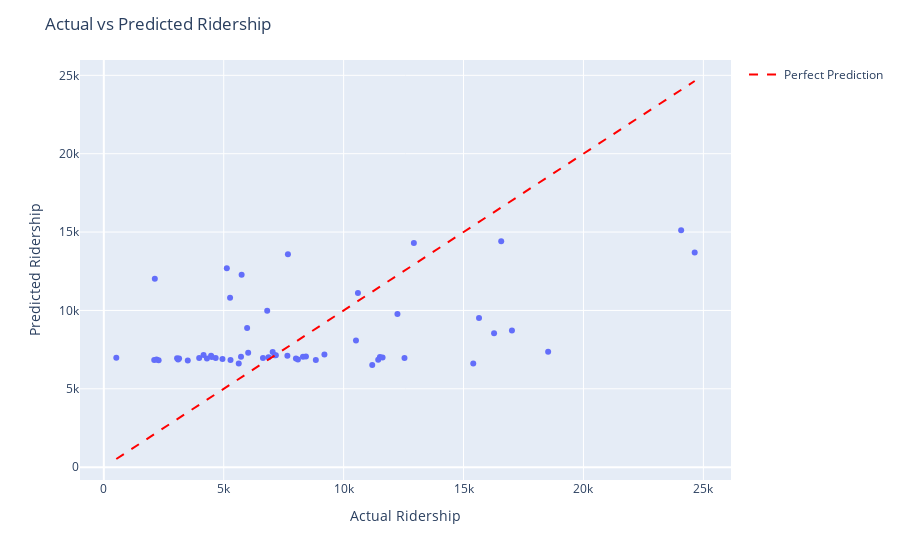

Here is the notebook cell this chart was saved with:
### Code cell
# create a linear regression model that uses the jobs and the residents to predict the ridership

x = data[["jobs", "residents"]]
y = data["avg_weekday_entries"]

model = LinearRegression()
model.fit(x, y)

predicted = model.predict(x)
data["predicted"] = predicted


# plot the real and predicted values in an interactive plot but also the linear regression line
# Create scatter plot of actual vs predicted values
fig = px.scatter(data, x="avg_weekday_entries", y="predicted", 
                hover_data=["station_name"],
                labels={"avg_weekday_entries": "Actual Ridership",
                        "predicted": "Predicted Ridership"})

# Add the diagonal line representing perfect predictions
fig.add_scatter(x=[data["avg_weekday_entries"].min(), data["avg_weekday_entries"].max()],
                y=[data["avg_weekday_entries"].min(), data["avg_weekday_entries"].max()],
                mode='lines',
                name='Perfect Prediction',
                line=dict(color='red', dash='dash'))


fig.update_layout(
    title="Actual vs Predicted Ridership",
    xaxis_title="Actual Ridership",
    yaxis_title="Predicted Ridership"
)
fig.show()

### Figure 1 — Plotly figure (JSON) as saved in the notebook; plotly's stock layout.template omitted (floating-point values rounded to 4 significant figures)
{"data": [{"customdata": [["Alewife"], ["Andrew"], ["Aquarium"], ["Arlington"], ["Ashmont"], ["Assembly"], ["Back Bay"], ["Beachmont"], ["Bowdoin"], ["Boylston"], ["Braintree"], ["Broadway"], ["Central"], ["Charles/MGH"], ["Chinatown"], ["Community College"], ["Copley"], ["Davis"], ["Downtown Crossing"], ["Fields Corner"], ["Forest Hills"], ["Government Center"], ["Green Street"], ["Harvard"], ["Haymarket"], ["Hynes Convention Center"], ["Jackson Square"], ["JFK/UMass"], ["Kendall/MIT"], ["Kenmore"], ["Malden Center"], ["Massachusetts Ave"], ["Maverick"], ["North Quincy"], ["North Station"], ["Oak Grove"], ["Orient Heights"], ["Park Street"], ["Porter"], ["Quincy Adams"], ["Quincy Center"], ["Revere Beach"], ["Roxbury Crossing"], ["Ruggles"], ["Savin Hill"], ["Shawmut"], ["South Station"], ["State"], ["Stony Brook"], ["Suffolk Downs"], ["Sullivan Square"], ["Tufts Medical Center"], ["Wellington"], ["Wonderland"], ["Wood Island"]], "hovertemplate": "Actual Ridership=%{x}<br>Predicted Ridership=%{y}<br>station_name=%{customdata[0]}<extra></extra>", "legendgroup": "", "marker": {"color": "#636efa", "symbol": "circle"}, "mode": "markers", "name": "", "orientation": "v", "showlegend": false, "type": "scatter", "x": [11510.0, 5721.0, 5130.0, 6813.0, 8841.0, 3977.0, 15650.0, 3139.0, 2127.0, 5265.0, 4473.0, 6020.0, 15400.0, 10520.0, 5747.0, 4159.0, 12240.0, 11440.0, 24070.0, 4948.0, 12540.0, 7677.0, 3055.0, 18530.0, 10600.0, 7041.0, 5284.0, 8012.0, 17020.0, 7655.0, 11620.0, 5627.0, 11190.0, 8428.0, 16270.0, 6637.0, 4300.0, 16570.0, 8094.0, 4665.0, 7120.0, 3098.0, 4501.0, 9199.0, 2199.0, 2286.0, 24640.0, 12930.0, 3501.0, 521.0, 8305.0, 5976.0, 7174.0, 6866.0, 2102.0], "xaxis": "x", "y": [7027.0, 7045.0, 12690.0, 9976.0, 6839.0, 6973.0, 9511.0, 6935.0, 12020.0, 10820.0, 7106.0, 7300.0, 6610.0, 8089.0, 12280.0, 7161.0, 9772.0, 6855.0, 15110.0, 6894.0, 6964.0, 13590.0, 6949.0, 7361.0, 11110.0, 7341.0, 6835.0, 6931.0, 8727.0, 7102.0, 6991.0, 6618.0, 6512.0, 7061.0, 8538.0, 6967.0, 6931.0, 14410.0, 6875.0, 6970.0, 7141.0, 6868.0, 7032.0, 7192.0, 6873.0, 6824.0, 13690.0, 14300.0, 6810.0, 6986.0, 7050.0, 8886.0, 7136.0, 7013.0, 6836.0], "yaxis": "y"}, {"line": {"color": "red", "dash": "dash"}, "mode": "lines", "name": "Perfect Prediction", "type": "scatter", "x": [521, 24639], "y": [521, 24639]}], "layout": {"legend": {"tracegroupgap": 0}, "margin": {"t": 60}, "title": {"text": "Actual vs Predicted Ridership"}, "xaxis": {"anchor": "y", "domain": [0, 1], "title": {"text": "Actual Ridership"}}, "yaxis": {"anchor": "x", "domain": [0, 1], "title": {"text": "Predicted Ridership"}}}}
